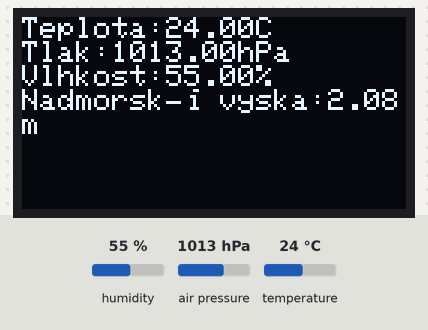
A sketch run on a simulated Arduino Uno, built with avr-gcc and run on an emulated ATmega328P. On the bench: 128×64 one-colour display. The test bench sets the inputs (shaded band); at power-on: humidity 55 %, air pressure 1013 hPa, temperature 24 °C. The display library's start-up logo is not drawn.

Above: at 3.5 s.
3.6 s: humidity set to 22 %
At 4.5 s:
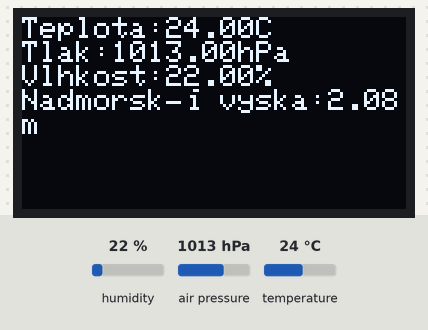
5.4 s: air pressure set to 952 hPa
At 6.4 s:
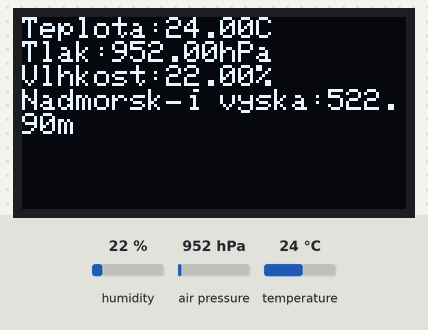
7.0 s: temperature set to 12 °C
At 8.3 s:
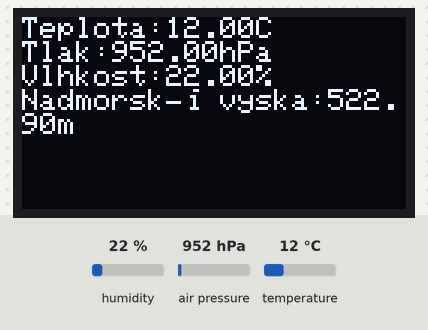
8.7 s: humidity set to 40 %
At 10.2 s:
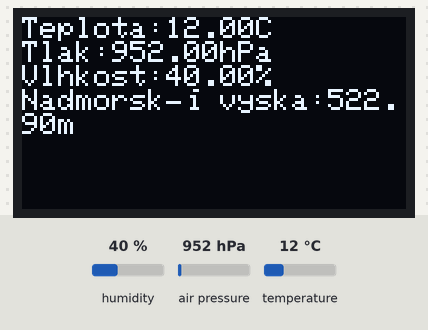
Timing chart, 0 to 11.3 s (numbered marks = the images above; inputs shaded):
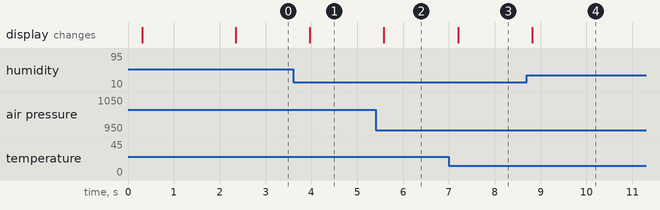

Measured:
- after the input at 3.6 s, the display: changes after 0.37 s (image 1)
- after the input at 5.4 s, the display: changes after 0.18 s (image 2)
- after the input at 7.0 s, the display: changes after 0.20 s (image 3)
- after the input at 8.7 s, the display: changes after 0.12 s (image 4)

The sketch:

OLEDsSenzoremBHM280.ino
```cpp
#include <SPI.h>
#include <Wire.h>
//Nutné stáhnout tyto knihovny
#include <Adafruit_GFX.h> //- https://github.com/adafruit/Adafruit-GFX-Library
#include <Adafruit_SH110X.h> // - https://github.com/adafruit/Adafruit_SH110X
#include <Adafruit_Sensor.h> // - https://github.com/adafruit/Adafruit_Sensor
#include <Adafruit_BME280.h> // - https://github.com/adafruit/Adafruit_BME280_Library

#define SEALEVELPRESSURE_HPA (1013.25) //nastavý tlak na úrovni moře
Adafruit_BME280 bme; //Nastaví čidlo

#define i2c_Address 0x3c
Adafruit_SH1106G display = Adafruit_SH1106G(128, 64, &Wire, -1); //Nastavý display


void setup() {
  bme.begin(); //Začne cidlo
  delay(250);
  display.begin(i2c_Address, true); //Začne OLED display
  display.display();
  delay(2000);
  display.clearDisplay();
  display.setTextColor(SH110X_WHITE); //Nastavý barvu textu
  display.setTextSize(1); //Nastvý velikost textu
}

void loop() {
  // put your main code here, to run repeatedly:
   display.setCursor(0,0);
   display.println((String)"Teplota:"+bme.readTemperature()+"C"); //Zobrazí na displeji teplotu z čidla
   display.println((String)"Tlak:"+bme.readPressure() / 100.0F+"hPa"); //Zobrazí na displeji tlak z čidla
   display.println((String)"Vlhkost:"+bme.readHumidity()+"%"); //Zobrazí na displeji vlhkost z čidla
   display.println((String)"Nadmorská vyska:"+bme.readAltitude(SEALEVELPRESSURE_HPA)+"m"); ////Zobrazí na displeji nadmořskou výšku vypočtenou z údajů z čidla
   display.display();
   delay(500);
   display.clearDisplay();
}
```
